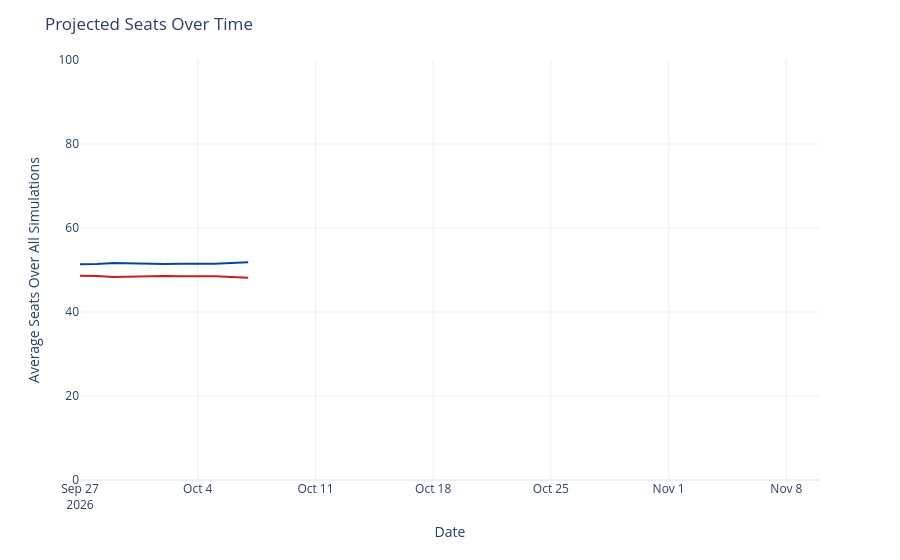

The notebook cell saved with this chart:
### Code cell
seats_over_time = output_ts[(output_ts['geo'] == 'US Senate') &
                             (output_ts['type'] == 'seats')]
seats_over_time['rep_seats'] = seats_over_time['y'].map(lambda x: 100 - x)
seats_over_time = seats_over_time.rename({'y': 'Democrats', 'rep_seats': 'Republicans'}, axis=1)
seats_time_ser = px.line(seats_over_time, x='date', y=['Democrats', 'Republicans'], template='plotly_white',
                        color_discrete_map={'Democrats': '#004b97', 'Republicans': '#c71e1d'},)
seats_time_ser.update_traces(hovertemplate="%{y:.1f}")
seats_time_ser.update_layout(
    xaxis=dict(range=[pd.to_datetime('2026-09-27'), pd.to_datetime('2026-11-10')]),
    yaxis=dict(range=[0, 100]),
    xaxis_title='Date',
    yaxis_title='Average Seats Over All Simulations',
    title=dict(text="Projected Seats Over Time"),
    hovermode="x",
    showlegend=False
)
seats_time_ser

### Figure 1 — Plotly figure (JSON) as saved in the notebook; plotly's stock layout.template omitted (floating-point values rounded to 4 significant figures)
{"data": [{"hovertemplate": "%{y:.1f}", "legendgroup": "Democrats", "line": {"color": "#004b97", "dash": "solid"}, "marker": {"symbol": "circle"}, "mode": "lines", "name": "Democrats", "orientation": "v", "showlegend": true, "type": "scatter", "x": ["2026-09-27", "2026-09-28", "2026-09-29", "2026-09-30", "2026-10-01", "2026-10-02", "2026-10-03", "2026-10-04", "2026-10-05", "2026-10-06", "2026-10-07"], "xaxis": "x", "y": [51.35, 51.4, 51.64, 51.51, 51.41, 51.42, 51.47, 51.47, 51.48, 51.68, 51.82], "yaxis": "y"}, {"hovertemplate": "%{y:.1f}", "legendgroup": "Republicans", "line": {"color": "#c71e1d", "dash": "solid"}, "marker": {"symbol": "circle"}, "mode": "lines", "name": "Republicans", "orientation": "v", "showlegend": true, "type": "scatter", "x": ["2026-09-27", "2026-09-28", "2026-09-29", "2026-09-30", "2026-10-01", "2026-10-02", "2026-10-03", "2026-10-04", "2026-10-05", "2026-10-06", "2026-10-07"], "xaxis": "x", "y": [48.65, 48.6, 48.36, 48.49, 48.59, 48.58, 48.53, 48.53, 48.52, 48.32, 48.18], "yaxis": "y"}], "layout": {"hovermode": "x", "legend": {"title": {"text": "variable"}, "tracegroupgap": 0}, "margin": {"t": 60}, "showlegend": false, "title": {"text": "Projected Seats Over Time"}, "xaxis": {"anchor": "y", "domain": [0, 1], "range": ["2026-09-27T00:00:00", "2026-11-10T00:00:00"], "title": {"text": "Date"}}, "yaxis": {"anchor": "x", "domain": [0, 1], "range": [0, 100], "title": {"text": "Average Seats Over All Simulations"}}}}
